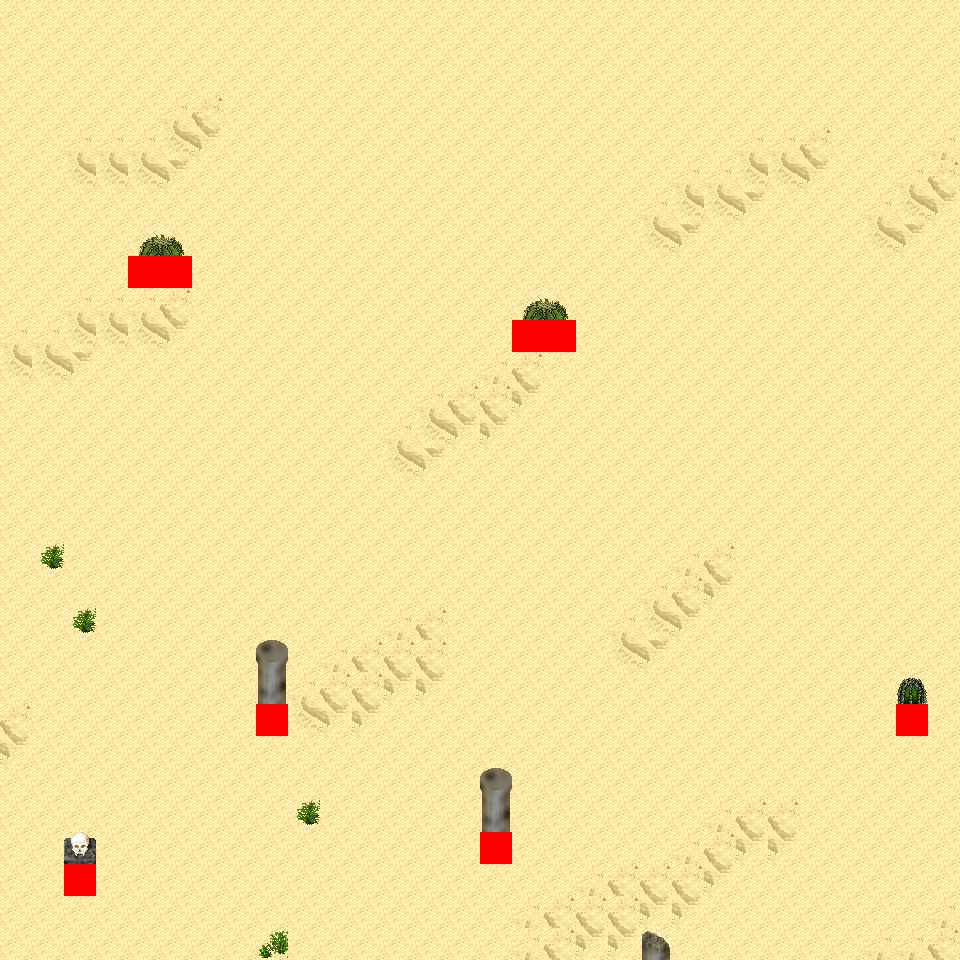

Rendered tile map (Tiled .tmx) drawn with the repository's tilesets; below, a short description and the map source with its tile grids summarised:
An orthogonal 30x30 tile map with 32x32 px tiles, 6 tile layers (Ground, Object, Object2, Above, ...), 16 tilesets and 3 objects (3x mapExit).

<map version="1.0" orientation="orthogonal" renderorder="right-down" width="30" height="30" tilewidth="32" tileheight="32" nextobjectid="4">
  <tileset firstgid="1" name="tileset_logic_collision" tilewidth="32" tileheight="32" tilecount="1" columns="1">
    <image source="../drawable/tileset_logic_collision.png" width="32" height="32" />
  </tileset>
  <tileset firstgid="2" name="tileset_ground_ground" tilewidth="32" tileheight="32" tilecount="33" columns="3">
    <image source="../drawable/tileset_ground_ground.png" width="96" height="352" />
  </tileset>
  <tileset firstgid="35" name="tileset_terrain_desert" tilewidth="32" tileheight="32" tilecount="88" columns="8">
    <image source="../drawable/tileset_terrain_desert.png" width="256" height="352" />
  </tileset>
  <tileset firstgid="123" name="tileset_ground_sand_edges" tilewidth="32" tileheight="32" tilecount="15" columns="5">
    <image source="../drawable/tileset_ground_sand_edges.png" width="160" height="96" />
  </tileset>
  <tileset firstgid="138" name="tileset_ground_sand_2" tilewidth="32" tileheight="32" tilecount="15" columns="5">
    <image source="../drawable/tileset_ground_sand_2.png" width="160" height="96" />
  </tileset>
  <tileset firstgid="153" name="tileset_building_stone_ruins" tilewidth="32" tileheight="32" tilecount="72" columns="6">
    <image source="../drawable/tileset_building_stone_ruins.png" width="192" height="384" />
  </tileset>
  <tileset firstgid="225" name="tileset_item_statue_blackened_column" tilewidth="32" tileheight="32" tilecount="4" columns="1">
    <image source="../drawable/tileset_item_statue_blackened_column.png" width="32" height="128" />
  </tileset>
  <tileset firstgid="229" name="tileset_item_statue_skull_carving" tilewidth="32" tileheight="32" tilecount="4" columns="2">
    <image source="../drawable/tileset_item_statue_skull_carving.png" width="64" height="64" />
  </tileset>
  <tileset firstgid="233" name="tileset_item_statue_skullpedestal" tilewidth="32" tileheight="32" tilecount="2" columns="1">
    <image source="../drawable/tileset_item_statue_skullpedestal.png" width="32" height="64" />
  </tileset>
  <tileset firstgid="235" name="tileset_plant_tree_banana_tree" tilewidth="32" tileheight="32" tilecount="40" columns="4">
    <image source="../drawable/tileset_plant_tree_banana_tree.png" width="128" height="320" />
  </tileset>
  <tileset firstgid="275" name="tileset_plant_tree_palm_tree" tilewidth="32" tileheight="32" tilecount="6" columns="2">
    <image source="../drawable/tileset_plant_tree_palm_tree.png" width="64" height="96" />
  </tileset>
  <tileset firstgid="281" name="tileset_plant_tree_palm_trees" tilewidth="32" tileheight="32" tilecount="40" columns="4">
    <image source="../drawable/tileset_plant_tree_palm_trees.png" width="128" height="320" />
  </tileset>
  <tileset firstgid="321" name="tileset_plant_bush_large_green" tilewidth="32" tileheight="32" tilecount="9" columns="3">
    <image source="../drawable/tileset_plant_bush_large_green.png" width="96" height="96" />
  </tileset>
  <tileset firstgid="330" name="tileset_plant_cactus" tilewidth="32" tileheight="32" tilecount="2" columns="1">
    <image source="../drawable/tileset_plant_cactus.png" width="32" height="64" />
  </tileset>
  <tileset firstgid="332" name="tileset_plant_lily_pads" tilewidth="32" tileheight="32" tilecount="2" columns="1">
    <image source="../drawable/tileset_plant_lily_pads.png" width="32" height="64" />
  </tileset>
  <tileset firstgid="334" name="tileset_plant_round_cactuses" tilewidth="32" tileheight="32" tilecount="20" columns="10">
    <image source="../drawable/tileset_plant_round_cactuses.png" width="320" height="64" />
  </tileset>
  <layer name="Ground" width="30" height="30">
    <data>[900 cells, 900 non-empty, 5 distinct tile ids]</data>
  </layer>
  <layer name="Object" width="30" height="30">
    <data>[900 cells, 12 non-empty, 7 distinct tile ids]</data>
  </layer>
  <layer name="Object2" width="30" height="30">
    <data>[900 cells, 0 non-empty, 0 distinct tile ids]</data>
  </layer>
  <layer name="Above" width="30" height="30">
    <data>[900 cells, 11 non-empty, 7 distinct tile ids]</data>
  </layer>
  <layer name="Above2" width="30" height="30">
    <data>[900 cells, 0 non-empty, 0 distinct tile ids]</data>
  </layer>
  <layer name="Walkable" width="30" height="30">
    <data>[900 cells, 8 non-empty, 1 distinct tile ids]</data>
  </layer>
  <objectgroup name="MapEvents">
    <object id="1" name="south" type="mapExit" x="0" y="928" width="960" height="32">
      <properties>
        <property name="map" value="level_0_x37_y129" />
        <property name="x" value="0" />
        <property name="y" value="1" />
      </properties>
    </object>
    <object id="2" name="west" type="mapExit" x="0" y="0" width="32" height="960">
      <properties>
        <property name="map" value="level_0_x36_y128" />
        <property name="x" value="28" />
        <property name="y" value="0" />
      </properties>
    </object>
    <object id="3" name="east" type="mapExit" x="928" y="0" width="32" height="960">
      <properties>
        <property name="map" value="level_0_x38_y128" />
        <property name="x" value="1" />
        <property name="y" value="0" />
      </properties>
    </object>
  </objectgroup>
</map>
